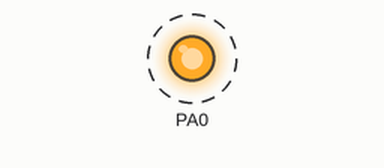
The program below on a simulated ATmega162, built with avr-gcc and emulated at 4.9152 MHz. Shown: output pins drawn as LEDs (lit = HIGH). Dashed ring = blinking.

Above: at 0.5 s.
Timing chart, 0 to 4.6 s (numbered marks = the images above):
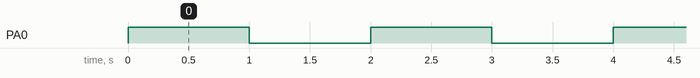

The program:

exercise_1_6_test.c
```c
/*
 * exercise_1_6_test.c
 *
 * Created: 30.08.2017 14:55:17
 *  Author: ingunnjv
 */


#define F_CPU 4915200
#include <avr/io.h>
#include <util/delay.h>


int main(void)
{
	// port A are output
	DDRA = 1;

    while(1)
    {
        //TODO:: Please write your application code
		// PIN A 0 is set to 1
		PORTA |= (1 << PA0);

		_delay_ms(1000);

		PORTA &= ~(1 << PA0);

		_delay_ms(1000);

    }
}
```

Measured:
- by itself, PA0: alternates HIGH for 1.0 s and LOW for 1.0 s
